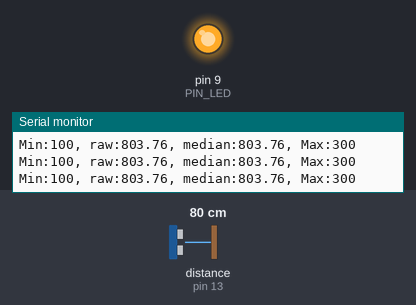
This sketch was run on a simulated Arduino Uno, built with avr-gcc and run on an emulated ATmega328P. Parts: output pins drawn as LEDs (lit = HIGH), the last lines printed to the serial monitor. Wiring (inferred from the names in the program): ultrasonic range finder: trigger pin 12; echo pin 13. The test bench sets the inputs (shaded band); at power-on: distance to the obstacle (sensor on pin 13) 80 cm. The echo pulse lasts 58.3 µs per cm; pins used as bus, display or sensor lines are not drawn.

Above: at 1.2 s.
1.3 s: distance to the obstacle (sensor on pin 13) set to 18 cm
At 2.5 s:
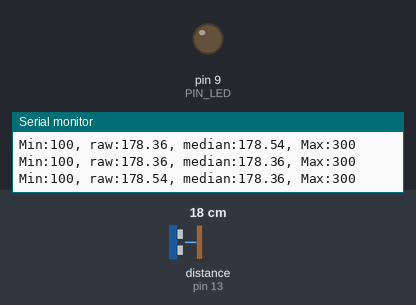
2.8 s: distance to the obstacle (sensor on pin 13) set to 12 cm
4.3 s: distance to the obstacle (sensor on pin 13) set to 9 cm
At 4.9 s:
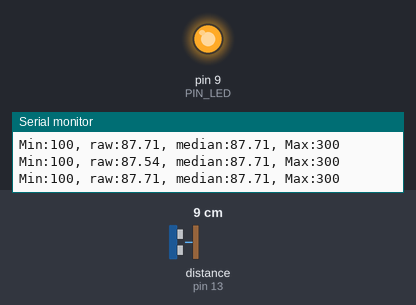
Timing chart, 0 to 7.3 s (numbered marks = the images above; inputs shaded):
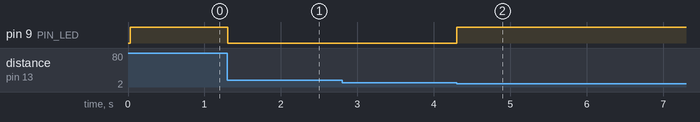

Measured:
- the behaviour switches between 11 and 10 cm on distance to the obstacle (sensor on pin 13) (found by bisection; images 1 and 2)
- after the input at 1.3 s, pin 9 (PIN_LED): HIGH → LOW at once
- after the input at 4.3 s, pin 9 (PIN_LED): LOW → HIGH at once

The sketch:

09_example_1.ino
```cpp
#define PIN_LED  9
#define PIN_TRIG 12
#define PIN_ECHO 13

#define SND_VEL 346.0
#define INTERVAL 25
#define PULSE_DURATION 10
#define _DIST_MIN 100
#define _DIST_MAX 300

#define TIMEOUT ((INTERVAL / 2) * 1000.0)
#define SCALE (0.001 * 0.5 * SND_VEL)

#define N 3

unsigned long last_sampling_time;
float dist_median;

float samples[N];
int sample_index = 0;
bool buffer_filled = false;

float computeMedian(float arr[], int size) {
  float temp[size];
  for (int i = 0; i < size; i++) temp[i] = arr[i];

  for (int i = 0; i < size - 1; i++) {
    for (int j = i + 1; j < size; j++) {
      if (temp[i] > temp[j]) {
        float tmp = temp[i];
        temp[i] = temp[j];
        temp[j] = tmp;
      }
    }
  }

  if (size % 2 == 1) {
    return temp[size / 2];
  } else {
    return (temp[size / 2 - 1] + temp[size / 2]) / 2.0;
  }
}

void setup() {
  pinMode(PIN_LED,OUTPUT);
  pinMode(PIN_TRIG,OUTPUT);
  pinMode(PIN_ECHO,INPUT);
  digitalWrite(PIN_TRIG, LOW);

  Serial.begin(57600);
}

void loop() {
  float dist_raw;

  if (millis() < last_sampling_time + INTERVAL)
    return;

  dist_raw = USS_measure(PIN_TRIG,PIN_ECHO);

  samples[sample_index] = dist_raw;
  sample_index = (sample_index + 1) % N;
  if (sample_index == 0) buffer_filled = true;

  if (buffer_filled) {
    dist_median = computeMedian(samples, N);
  } else {
    dist_median = dist_raw;
  }

  Serial.print("Min:");   Serial.print(_DIST_MIN);
  Serial.print(", raw:"); Serial.print(dist_raw);
  Serial.print(", median:"); Serial.print(dist_median);
  Serial.print(", Max:");  Serial.print(_DIST_MAX);
  Serial.println("");

  if ((dist_raw < _DIST_MIN) || (dist_raw > _DIST_MAX))
    digitalWrite(PIN_LED, 1);
  else
    digitalWrite(PIN_LED, 0);

  last_sampling_time += INTERVAL;
}

float USS_measure(int TRIG, int ECHO)
{
  digitalWrite(TRIG, HIGH);
  delayMicroseconds(PULSE_DURATION);
  digitalWrite(TRIG, LOW);

  return pulseIn(ECHO, HIGH, TIMEOUT) * SCALE;
}
```
